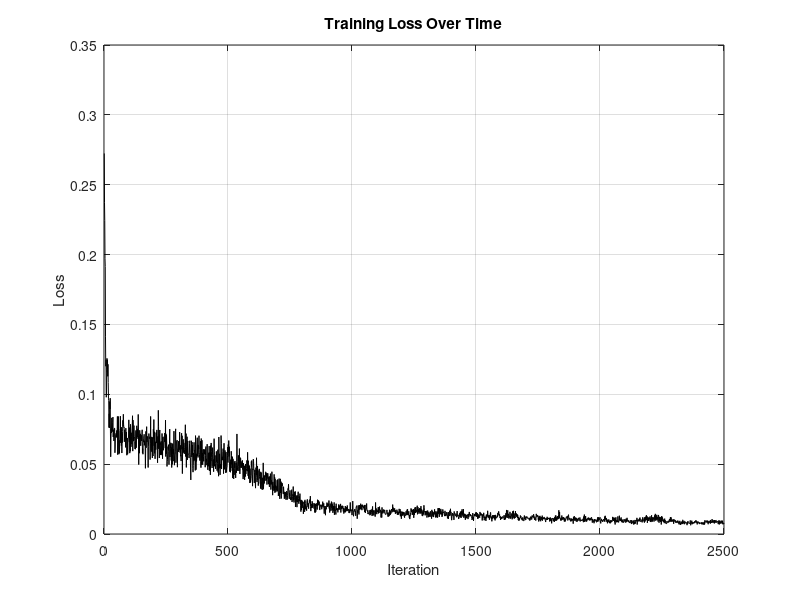

Write MATLAB code to recreate this figure. (Note: this script raises an error after producing the figure.)
clear all
close all
clc
rk4 = load('FHN_NeuralODE_TrainingLoss_RK4.mat', 'lossHistory');
figure(2)
plot(rk4.lossHistory,'-k')
hold on
xlabel('Iteration')
ylabel('Loss')
title('Training Loss Over Time')
grid on

%% 5) Evaluation
rk4dl     = load('trainedFHN_NeuralODE_RK4.mat', 'dlnet');
% Parameters
a = 0.7;
b = 0.8;
epsilon = 0.08;
I = 0.5;

fhn = @(t, x) [
    x(1) - (1/3)*x(1)^3 - x(2) + I;
    epsilon * (x(1) + a - b*x(2))
];

x0 = [0; 0];
label = '[0 0]';
T = 50;
numTimeSteps = 1000;
t = linspace(0, T, numTimeSteps);
odeOptions = odeset('RelTol', 1e-9, 'AbsTol', 1e-10);
fhn = @(t, x) [
    x(1) - (1/3)*x(1)^3 - x(2) + I;
    epsilon * (x(1) + a - b*x(2))
];

% Predict and plot
[xPred, xTrue, err] = predictWithOde45(rk4dl.dlnet, fhn, t, x0, odeOptions);
figure
plotTrueAndPredictedSolutions(xTrue, xPred, err, label);

%% Helper Functions
function [xPred, xTrue, error] = predictWithOde45(dlnet,fhn,tPred,x0Pred,odeOptions)
    [~, xTrue] = ode45(fhn, tPred, x0Pred, odeOptions);
    internalNeuralOdeLayer = dlnet.Layers(1);
    dlnetODEFcn = @(t,y) evaluateODE(internalNeuralOdeLayer, y);
    [~,xPred] = ode45(dlnetODEFcn, tPred, x0Pred, odeOptions);
    error = mean(abs(xTrue - xPred), 'all');
end

function plotTrueAndPredictedSolutions(xTrue, xPred, err, x0Str)
    % Convert width to inches (5.3 cm ≈ 2.087 inches)
    width_in = 5.3 / 2.54;
    height_in = width_in * 0.75;  % Adjust height (e.g., 4:3 ratio)

    fig = figure;
    set(fig, 'Units', 'inches', 'Position', [1 1 width_in height_in])
    set(fig, 'PaperUnits', 'inches', 'PaperPosition', [0 0 width_in height_in])

    % Plotting
    plot(xTrue(:,1), xTrue(:,2), 'k--', ...
         xPred(:,1), xPred(:,2), 'Color', [0.5 0.5 0.5], 'LineWidth', 1)

    % Formatting
    ax = gca;
    set(ax, 'FontName', 'Times New Roman', 'FontSize', 8)
    xlabel('v', 'FontName', 'Times New Roman', 'FontSize', 8)
    ylabel('w', 'FontName', 'Times New Roman', 'FontSize', 8)
    title("x_0 = " + x0Str + ", err = " + num2str(err), ...
        'FontName', 'Times New Roman', 'FontSize', 8)

    % legend('Ground truth', 'Predicted - RK4', ...
    %     'Location', 'best', 'FontName', 'Times New Roman', 'FontSize', 8)

    grid on
end
